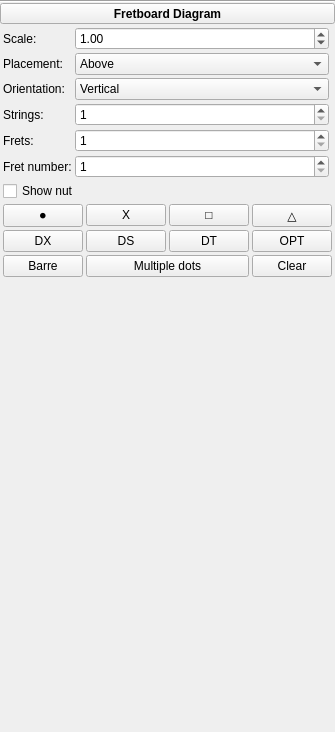
<?xml version="1.0" encoding="UTF-8"?>
<ui version="4.0">
 <class>InspectorFretDiagram</class>
 <widget class="QWidget" name="InspectorFretDiagram">
  <property name="geometry">
   <rect>
    <x>0</x>
    <y>0</y>
    <width>220</width>
    <height>732</height>
   </rect>
  </property>
  <property name="accessibleName">
   <string>Fretboard Diagram Inspector</string>
  </property>
  <layout class="QVBoxLayout" name="verticalLayout">
   <property name="spacing">
    <number>0</number>
   </property>
   <property name="leftMargin">
    <number>0</number>
   </property>
   <property name="topMargin">
    <number>0</number>
   </property>
   <property name="rightMargin">
    <number>0</number>
   </property>
   <property name="bottomMargin">
    <number>0</number>
   </property>
   <item>
    <widget class="QFrame" name="frame">
     <property name="frameShape">
      <enum>QFrame::HLine</enum>
     </property>
     <property name="frameShadow">
      <enum>QFrame::Sunken</enum>
     </property>
    </widget>
   </item>
   <item>
    <widget class="QToolButton" name="title">
     <property name="sizePolicy">
      <sizepolicy hsizetype="Preferred" vsizetype="Preferred">
       <horstretch>0</horstretch>
       <verstretch>0</verstretch>
      </sizepolicy>
     </property>
     <property name="font">
      <font>
       <weight>75</weight>
       <bold>true</bold>
      </font>
     </property>
     <property name="text">
      <string>Fretboard Diagram</string>
     </property>
    </widget>
   </item>
   <item>
    <widget class="QWidget" name="panel" native="true">
     <property name="sizePolicy">
      <sizepolicy hsizetype="Preferred" vsizetype="Preferred">
       <horstretch>0</horstretch>
       <verstretch>10</verstretch>
      </sizepolicy>
     </property>
     <layout class="QGridLayout" name="gridLayout" rowstretch="0,0,0,0,0,0,0,0,0,0,0,0,0,0,0" columnstretch="0,0,0">
      <property name="leftMargin">
       <number>3</number>
      </property>
      <property name="topMargin">
       <number>3</number>
      </property>
      <property name="rightMargin">
       <number>3</number>
      </property>
      <property name="bottomMargin">
       <number>3</number>
      </property>
      <property name="spacing">
       <number>3</number>
      </property>
      <item row="6" column="1">
       <widget class="QSpinBox" name="fretNumber">
        <property name="accessibleName">
         <string>Fret number</string>
        </property>
        <property name="minimum">
         <number>1</number>
        </property>
       </widget>
      </item>
      <item row="3" column="2">
       <widget class="Ms::ResetButton" name="resetStrings" native="true">
        <property name="sizePolicy">
         <sizepolicy hsizetype="Preferred" vsizetype="Preferred">
          <horstretch>0</horstretch>
          <verstretch>0</verstretch>
         </sizepolicy>
        </property>
        <property name="accessibleName">
         <string>Reset 'Strings' value</string>
        </property>
       </widget>
      </item>
      <item row="14" column="0" colspan="3">
       <widget class="Ms::FretCanvas" name="diagram">
        <property name="sizePolicy">
         <sizepolicy hsizetype="Preferred" vsizetype="Expanding">
          <horstretch>0</horstretch>
          <verstretch>10</verstretch>
         </sizepolicy>
        </property>
        <property name="minimumSize">
         <size>
          <width>50</width>
          <height>250</height>
         </size>
        </property>
        <property name="mouseTracking">
         <bool>true</bool>
        </property>
        <property name="frame" stdset="0">
         <bool>true</bool>
        </property>
       </widget>
      </item>
      <item row="4" column="0">
       <widget class="QLabel" name="label_4">
        <property name="text">
         <string>Frets:</string>
        </property>
        <property name="buddy">
         <cstring>frets</cstring>
        </property>
       </widget>
      </item>
      <item row="2" column="0">
       <widget class="QLabel" name="label_5">
        <property name="text">
         <string>Orientation:</string>
        </property>
       </widget>
      </item>
      <item row="6" column="0">
       <widget class="QLabel" name="label_6">
        <property name="text">
         <string>Fret number:</string>
        </property>
        <property name="buddy">
         <cstring>fretNumber</cstring>
        </property>
       </widget>
      </item>
      <item row="6" column="2">
       <widget class="Ms::ResetButton" name="resetFretNumber" native="true">
        <property name="sizePolicy">
         <sizepolicy hsizetype="Preferred" vsizetype="Preferred">
          <horstretch>0</horstretch>
          <verstretch>0</verstretch>
         </sizepolicy>
        </property>
        <property name="accessibleName">
         <string>Reset 'Fret number' value</string>
        </property>
       </widget>
      </item>
      <item row="0" column="1">
       <widget class="QDoubleSpinBox" name="mag">
        <property name="sizePolicy">
         <sizepolicy hsizetype="Expanding" vsizetype="Fixed">
          <horstretch>0</horstretch>
          <verstretch>0</verstretch>
         </sizepolicy>
        </property>
        <property name="accessibleName">
         <string>Scale</string>
        </property>
        <property name="minimum">
         <double>0.200000000000000</double>
        </property>
        <property name="maximum">
         <double>50.000000000000000</double>
        </property>
        <property name="singleStep">
         <double>0.200000000000000</double>
        </property>
        <property name="value">
         <double>1.000000000000000</double>
        </property>
       </widget>
      </item>
      <item row="7" column="0" colspan="2">
       <widget class="QCheckBox" name="showNut">
        <property name="sizePolicy">
         <sizepolicy hsizetype="Expanding" vsizetype="Fixed">
          <horstretch>0</horstretch>
          <verstretch>0</verstretch>
         </sizepolicy>
        </property>
        <property name="text">
         <string>Show nut</string>
        </property>
        <property name="minimum" stdset="0">
         <number>1</number>
        </property>
       </widget>
      </item>
      <item row="4" column="2">
       <widget class="Ms::ResetButton" name="resetFrets" native="true">
        <property name="sizePolicy">
         <sizepolicy hsizetype="Preferred" vsizetype="Preferred">
          <horstretch>0</horstretch>
          <verstretch>0</verstretch>
         </sizepolicy>
        </property>
        <property name="accessibleName">
         <string>Reset 'Frets' value</string>
        </property>
       </widget>
      </item>
      <item row="1" column="0">
       <widget class="QLabel" name="label_2">
        <property name="text">
         <string>Placement:</string>
        </property>
        <property name="buddy">
         <cstring>placement</cstring>
        </property>
       </widget>
      </item>
      <item row="0" column="2">
       <widget class="Ms::ResetButton" name="resetMag" native="true">
        <property name="sizePolicy">
         <sizepolicy hsizetype="Preferred" vsizetype="Preferred">
          <horstretch>0</horstretch>
          <verstretch>0</verstretch>
         </sizepolicy>
        </property>
        <property name="accessibleName">
         <string>Reset 'Scale' value</string>
        </property>
       </widget>
      </item>
      <item row="4" column="1">
       <widget class="QSpinBox" name="frets">
        <property name="sizePolicy">
         <sizepolicy hsizetype="Expanding" vsizetype="Fixed">
          <horstretch>0</horstretch>
          <verstretch>0</verstretch>
         </sizepolicy>
        </property>
        <property name="accessibleName">
         <string>Frets</string>
        </property>
        <property name="minimum">
         <number>1</number>
        </property>
       </widget>
      </item>
      <item row="2" column="2">
       <widget class="Ms::ResetButton" name="resetOrientation" native="true">
        <property name="sizePolicy">
         <sizepolicy hsizetype="Preferred" vsizetype="Preferred">
          <horstretch>0</horstretch>
          <verstretch>0</verstretch>
         </sizepolicy>
        </property>
        <property name="accessibleName">
         <string>Reset 'Orientation' value</string>
        </property>
       </widget>
      </item>
      <item row="13" column="0" colspan="3">
       <layout class="QGridLayout" name="gridLayout_3">
        <item row="1" column="3">
         <widget class="QPushButton" name="squareSelect">
          <property name="sizePolicy">
           <sizepolicy hsizetype="MinimumExpanding" vsizetype="Fixed">
            <horstretch>0</horstretch>
            <verstretch>0</verstretch>
           </sizepolicy>
          </property>
          <property name="minimumSize">
           <size>
            <width>1</width>
            <height>20</height>
           </size>
          </property>
          <property name="accessibleName">
           <string>Use square symbol</string>
          </property>
          <property name="text">
           <string notr="true">□</string>
          </property>
          <property name="checkable">
           <bool>true</bool>
          </property>
         </widget>
        </item>
        <item row="1" column="2">
         <widget class="QPushButton" name="crossSelect">
          <property name="sizePolicy">
           <sizepolicy hsizetype="MinimumExpanding" vsizetype="Fixed">
            <horstretch>0</horstretch>
            <verstretch>0</verstretch>
           </sizepolicy>
          </property>
          <property name="minimumSize">
           <size>
            <width>1</width>
            <height>20</height>
           </size>
          </property>
          <property name="accessibleName">
           <string>Use cross symbol</string>
          </property>
          <property name="text">
           <string notr="true">X</string>
          </property>
          <property name="checkable">
           <bool>true</bool>
          </property>
         </widget>
        </item>
        <item row="1" column="4">
         <widget class="QPushButton" name="triangleSelect">
          <property name="sizePolicy">
           <sizepolicy hsizetype="MinimumExpanding" vsizetype="Fixed">
            <horstretch>0</horstretch>
            <verstretch>0</verstretch>
           </sizepolicy>
          </property>
          <property name="minimumSize">
           <size>
            <width>1</width>
            <height>20</height>
           </size>
          </property>
          <property name="accessibleName">
           <string>Use triangle symbol</string>
          </property>
          <property name="text">
           <string notr="true">△</string>
          </property>
          <property name="checkable">
           <bool>true</bool>
          </property>
         </widget>
        </item>
        <item row="1" column="1">
         <widget class="QPushButton" name="circleSelect">
          <property name="sizePolicy">
           <sizepolicy hsizetype="MinimumExpanding" vsizetype="Fixed">
            <horstretch>0</horstretch>
            <verstretch>0</verstretch>
           </sizepolicy>
          </property>
          <property name="minimumSize">
           <size>
            <width>1</width>
            <height>20</height>
           </size>
          </property>
          <property name="accessibleName">
           <string>Use black dot symbol</string>
          </property>
          <property name="text">
           <string notr="true">⚫</string>
          </property>
          <property name="checkable">
           <bool>true</bool>
          </property>
         </widget>
        </item>
        <item row="5" column="1">
         <widget class="QPushButton" name="toggleBarre">
          <property name="sizePolicy">
           <sizepolicy hsizetype="MinimumExpanding" vsizetype="Fixed">
            <horstretch>0</horstretch>
            <verstretch>0</verstretch>
           </sizepolicy>
          </property>
          <property name="minimumSize">
           <size>
            <width>1</width>
            <height>20</height>
           </size>
          </property>
          <property name="toolTip">
           <string>Add a barre (Shift)</string>
          </property>
          <property name="accessibleName">
           <string>Add a barre</string>
          </property>
          <property name="text">
           <string>Barre</string>
          </property>
          <property name="checkable">
           <bool>true</bool>
          </property>
         </widget>
        </item>
        <item row="5" column="4">
         <widget class="QPushButton" name="clearButton">
          <property name="sizePolicy">
           <sizepolicy hsizetype="MinimumExpanding" vsizetype="Fixed">
            <horstretch>0</horstretch>
            <verstretch>0</verstretch>
           </sizepolicy>
          </property>
          <property name="minimumSize">
           <size>
            <width>1</width>
            <height>20</height>
           </size>
          </property>
          <property name="toolTip">
           <string/>
          </property>
          <property name="accessibleName">
           <string>Clear the fretboard diagram</string>
          </property>
          <property name="text">
           <string>Clear</string>
          </property>
         </widget>
        </item>
        <item row="5" column="2" colspan="2">
         <widget class="QPushButton" name="toggleMultidot">
          <property name="sizePolicy">
           <sizepolicy hsizetype="MinimumExpanding" vsizetype="Fixed">
            <horstretch>0</horstretch>
            <verstretch>0</verstretch>
           </sizepolicy>
          </property>
          <property name="minimumSize">
           <size>
            <width>1</width>
            <height>20</height>
           </size>
          </property>
          <property name="toolTip">
           <string>Add multiple dots per string (Ctrl)</string>
          </property>
          <property name="accessibleName">
           <string>Add multiple dots per string</string>
          </property>
          <property name="text">
           <string>Multiple dots</string>
          </property>
          <property name="checkable">
           <bool>true</bool>
          </property>
         </widget>
        </item>
        <item row="2" column="1">
         <widget class="QPushButton" name="dotCrossSelect">
          <property name="text">
           <string>DX</string>
          </property>
         </widget>
        </item>
        <item row="2" column="2">
         <widget class="QPushButton" name="dotSquareSelect">
          <property name="text">
           <string>DS</string>
          </property>
         </widget>
        </item>
        <item row="2" column="3">
         <widget class="QPushButton" name="dotTriangleSelect">
          <property name="text">
           <string>DT</string>
          </property>
         </widget>
        </item>
        <item row="2" column="4">
         <widget class="QPushButton" name="circleOptionalSelect">
          <property name="text">
           <string>OPT</string>
          </property>
         </widget>
        </item>
       </layout>
      </item>
      <item row="1" column="2">
       <widget class="Ms::ResetButton" name="resetPlacement" native="true">
        <property name="sizePolicy">
         <sizepolicy hsizetype="Preferred" vsizetype="Preferred">
          <horstretch>0</horstretch>
          <verstretch>0</verstretch>
         </sizepolicy>
        </property>
        <property name="accessibleName">
         <string>Reset 'Placement' value</string>
        </property>
       </widget>
      </item>
      <item row="3" column="0">
       <widget class="QLabel" name="label_3">
        <property name="text">
         <string>Strings:</string>
        </property>
        <property name="buddy">
         <cstring>strings</cstring>
        </property>
       </widget>
      </item>
      <item row="2" column="1">
       <widget class="QComboBox" name="orientation">
        <item>
         <property name="text">
          <string>Vertical</string>
         </property>
        </item>
        <item>
         <property name="text">
          <string>Horizontal</string>
         </property>
        </item>
       </widget>
      </item>
      <item row="0" column="0">
       <widget class="QLabel" name="label">
        <property name="text">
         <string>Scale:</string>
        </property>
       </widget>
      </item>
      <item row="3" column="1">
       <widget class="QSpinBox" name="strings">
        <property name="sizePolicy">
         <sizepolicy hsizetype="Expanding" vsizetype="Fixed">
          <horstretch>0</horstretch>
          <verstretch>0</verstretch>
         </sizepolicy>
        </property>
        <property name="accessibleName">
         <string>Strings</string>
        </property>
        <property name="minimum">
         <number>1</number>
        </property>
       </widget>
      </item>
      <item row="7" column="2">
       <widget class="Ms::ResetButton" name="resetShowNut" native="true">
        <property name="sizePolicy">
         <sizepolicy hsizetype="Preferred" vsizetype="Preferred">
          <horstretch>0</horstretch>
          <verstretch>0</verstretch>
         </sizepolicy>
        </property>
        <property name="accessibleName">
         <string>Reset 'Show nut' value</string>
        </property>
       </widget>
      </item>
      <item row="1" column="1">
       <widget class="QComboBox" name="placement">
        <item>
         <property name="text">
          <string>Above</string>
         </property>
        </item>
        <item>
         <property name="text">
          <string>Below</string>
         </property>
        </item>
       </widget>
      </item>
     </layout>
    </widget>
   </item>
  </layout>
 </widget>
 <customwidgets>
  <customwidget>
   <class>Ms::ResetButton</class>
   <extends>QWidget</extends>
   <header>inspector/resetButton.h</header>
   <container>1</container>
  </customwidget>
  <customwidget>
   <class>Ms::FretCanvas</class>
   <extends>QFrame</extends>
   <header>fretcanvas.h</header>
   <container>1</container>
  </customwidget>
 </customwidgets>
 <tabstops>
  <tabstop>title</tabstop>
  <tabstop>mag</tabstop>
  <tabstop>frets</tabstop>
 </tabstops>
 <resources/>
 <connections/>
</ui>
